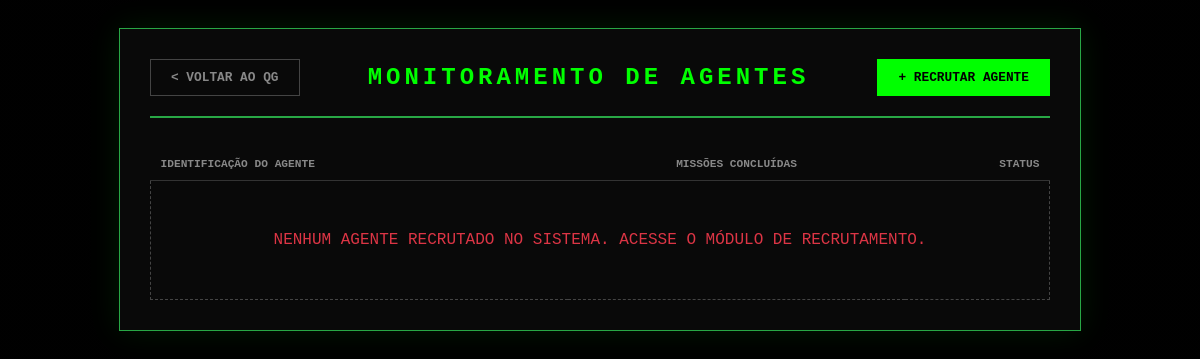
The page /agentes/ on the database as committed earlier.
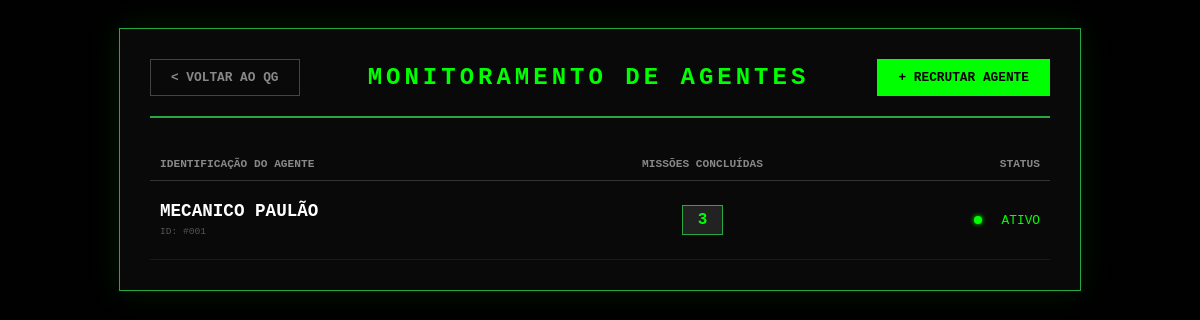
The same page on the database as committed later.
### oficina/models.py (models this page shows, shortened)
class Mecanico(models.Model):
    nome = models.CharField(max_length=100)
    especialidade = models.CharField(max_length=100, blank=True, null=True)

### oficina/views.py (the view)
# urls.py: path("agentes/", views.painel_agentes, name="painel_agentes"),
def painel_agentes(request):
    agentes = Mecanico.objects.annotate(total_servicos=Count('servico'))
    return render(request, "oficina/painel_agentes.html", {"agentes": agentes})

### oficina/templates/oficina/painel_agentes.html (shortened to what this page needs)
<!DOCTYPE html>
<html lang="pt-br">
<head>
    {% load static %}
</head>
<body>
    <div class="monitor-container">
        <div class="header-painel">
            <a href="{% url 'home' %}" class="btn-acao btn-voltar">< VOLTAR AO QG</a>
            <h1>Monitoramento de Agentes</h1>
            <a href="{% url 'recrutar_agente' %}" class="btn-acao btn-recrutar">+ RECRUTAR AGENTE</a>
        </div>
        <table>
            <thead>
                <tr>
                    <th>IDENTIFICAÇÃO DO AGENTE</th>
                    <th style="text-align: center;">MISSÕES CONCLUÍDAS</th>
                    <th style="text-align: right;">STATUS</th>
                </tr>
            </thead>
            <tbody>
                {% for agente in agentes %}
                <tr>
                    <td>
                        <div class="agente-nome">{{ agente.nome|upper }}</div>
                        <span style="font-size: 0.6rem; color: #555;">ID: #00{{ agente.id }}</span>
                    </td>
                    <td style="text-align: center;">
                        <span class="missao-count">{{ agente.total_servicos }}</span>
                    </td>
                    <td style="text-align: right;">
                        <span class="status-online"></span>
                        <span style="font-size: 0.8rem;">ATIVO</span>
                    </td>
                </tr>
                {% empty %}
                <tr>
                    <td colspan="3" class="empty-msg">
                        NENHUM AGENTE RECRUTADO NO SISTEMA. ACESSE O MÓDULO DE RECRUTAMENTO.
                    </td>
                </tr>
                {% endfor %}
            </tbody>
        </table>
    </div>
</body>
</html>

Rows that differ between the two databases and show on the page:
added Mecanico: nome "MECANICO PAULÃO", id "1", total_servicos "3"
Other text that changed with them:
text no longer shown: "NENHUM AGENTE RECRUTADO NO SISTEMA. ACESSE O MÓDULO DE RECRUTAMENTO."
